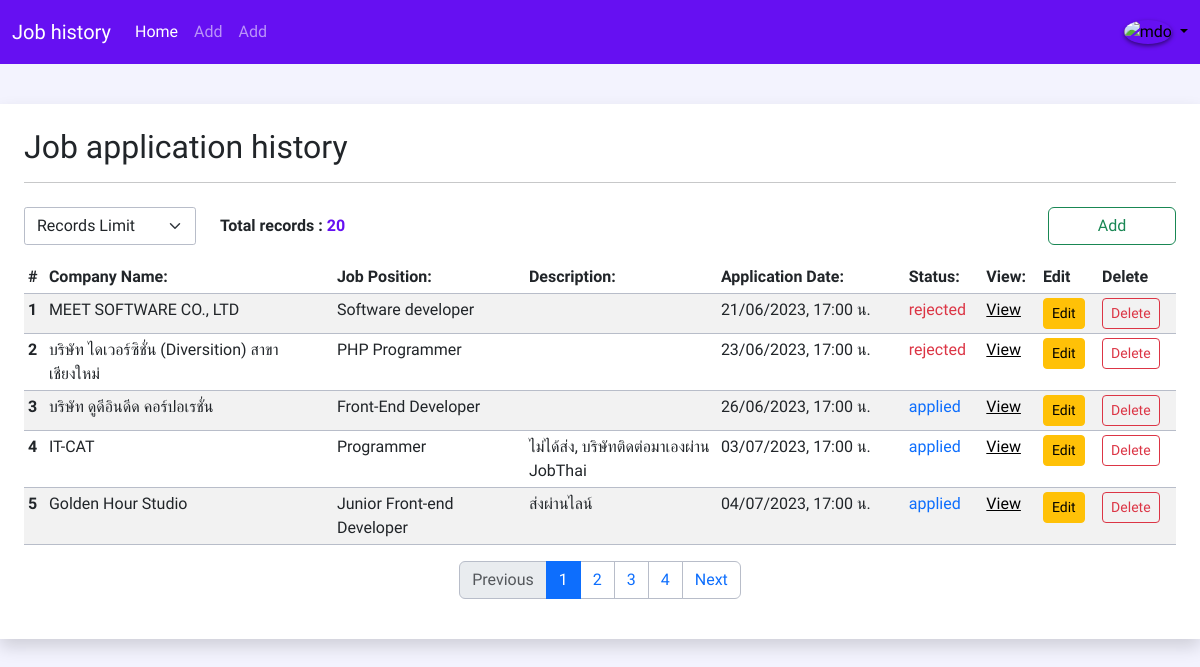
Before: / with the older database file.
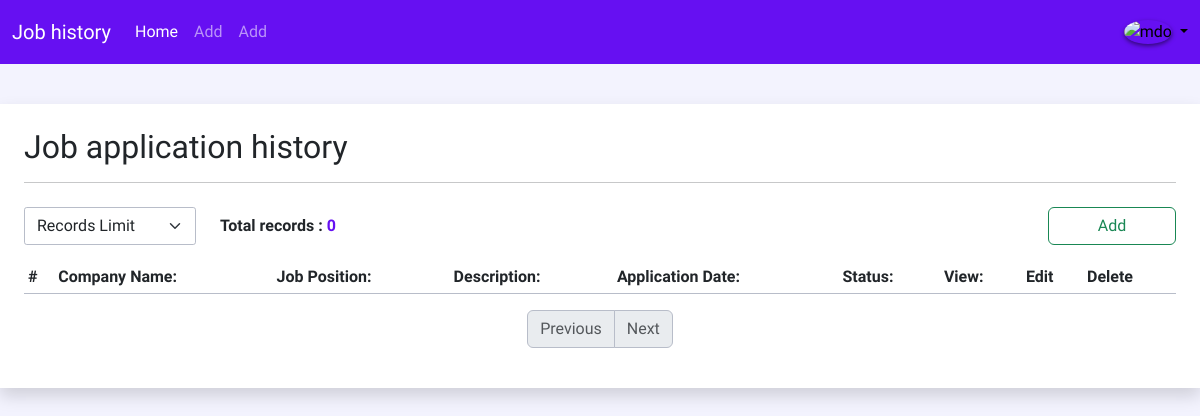
After: the same page with the newer database file.
### tables this page shows
CREATE TABLE `jobhistory` (
  `id` int(11) NOT NULL,
  `company_name` varchar(255) NOT NULL,
  `job_position` varchar(255) NOT NULL,
  `job_salary` varchar(255) DEFAULT NULL,
  `submit_by1` varchar(255) DEFAULT NULL,
  `submit_by2` varchar(255) DEFAULT NULL,
  `submit_by3` varchar(255) DEFAULT NULL,
  `submit_by4` varchar(255) DEFAULT NULL,
  `description` varchar(255) DEFAULT NULL,
  `location` varchar(1023) DEFAULT NULL,
  `address` varchar(255) DEFAULT NULL,
  `link` varchar(255) DEFAULT NULL,
  `application_date` timestamp NOT NULL DEFAULT current_timestamp() ON UPDATE current_timestamp(),
  `job_status` varchar(255) DEFAULT NULL
);

### pagination.php (called while the page is built, shortened)
<?php
require_once('process/config.php');
$limit = isset($_SESSION['records-limit']) ? $_SESSION['records-limit'] : 5;
$page = (isset($_GET['page']) && is_numeric($_GET['page']) ) ? $_GET['page'] : 1;
$paginationStart = ($page - 1) * $limit;
$job_historys = $db->query("SELECT * FROM jobhistory LIMIT $paginationStart, $limit")->fetchAll();
$sql = $db->query("SELECT count(id) AS id FROM jobhistory")->fetchAll();
$allRecrods = $sql[0]['id'];
$totoalPages = ceil($allRecrods / $limit);
$next = $page + 1;
?>

### index.php (the view, shortened to what this page needs)
<?php
require_once('process/config.php');
include('pagination.php');
?>
<!DOCTYPE html>
<html lang="en">
<head>
  <link rel="stylesheet" href="css/bootstrap.min.css">
  <link rel="stylesheet" href="css/styles.css">
</head>
<body>
  <div class="box bg-white shadow px-2 py-3 p-md-4">
    <h2>Job application history</h2>
    <hr class="mb-4">
    <div class="row mb-3">
      <div class="col-2">
        <form action="index.php" method="post">
          <select name="records-limit" id="records-limit" class="form-select custom-select">
            <option disabled selected>Records Limit</option>
          </select>
        </form>
      </div>
      <div class="col-2 d-flex align-items-center">
        <p class="m-0 fw-bold">Total records : <span class="text-indigo"><?php echo $allRecrods; ?></span></p>
      </div>
      <div class="col-8 text-end">
        <a href="create.php" class="btn btn-outline-success" style="width: 8rem;">Add</a>
      </div>
    </div>
    <div class="table-responsive">
      <table class="table table-sm table-striped">
        <thead>
          <tr>
            <th>#</th>
            <th>Company Name:</th>
            <th>Job Position:</th>
            <th>Description:</th>
            <th>Application Date:</th>
            <th>Status:</th>
            <th>View:</th>
            <th>Edit</th>
            <th>Delete</th>
          </tr>
        </thead>
        <tbody>
          <?php foreach ($job_historys as $job_history) : ?>
            <?php $job_history['application_date'] = date("d/m/Y, H:i น.", strtotime($job_history['application_date'])); ?>
            <tr>
              <th class="col" scope="row"><?php echo $job_history['id']; ?></th>
              <td class="col-3"><?php echo $job_history['company_name']; ?></td>
              <td class="col-2"><?php echo $job_history['job_position']; ?></td>
              <td class="col-2"><?php echo $job_history['description']; ?></td>
              <td><?php echo $job_history['application_date']; ?></td>
              <td class="<?php include("color.php"); ?>"><?php echo $job_history["job_status"]; ?></td>
              <td><a href="detail.php?id=<?php echo $job_history['id']; ?>" class="link-body-emphasis">View</a></td>
              <td><a href="edit.php?edit_id=<?php echo $job_history['id']; ?>" class="btn btn-sm btn-warning">Edit</a></td>
              <td><a href="delete.php?delete_id=<?php echo $job_history["id"]; ?>" class="btn btn-sm btn-outline-danger">Delete</a></td>
            </tr>
          <?php endforeach; ?>
        </tbody>
      </table>
      <nav aria-label="Page navigation example mt-5">
        <ul class="pagination justify-content-center">
          <li class="page-item <?php if ($page <= 1) {
                                  echo 'disabled';
                                } ?>">
            <a class="page-link" href="<?php if ($page <= 1) {
                                          echo '#';
                                        } else {
                                          echo "?page=" . $prev;
                                        } ?>">Previous</a>
          </li>
          <?php for ($i = 1; $i <= $totoalPages; $i++) : ?>
            <li class="page-item <?php if ($page == $i) {
                                    echo 'active';
                                  } ?>">
              <a class="page-link" href="index.php?page=<?= $i; ?>"> <?= $i; ?> </a>
            </li>
          <?php endfor; ?>
          <li class="page-item <?php if ($page >= $totoalPages) {
                                  echo 'disabled';
                                } ?>">
            <a class="page-link" href="<?php if ($page >= $totoalPages) {
                                          echo '#';
                                        } else {
                                          echo "?page=" . $next;
                                        } ?>">Next</a>
          </li>
        </ul>
      </nav>
    </div>
  </div>
</body>
</html>

### color.php
<?php
if($job_history["job_status"] == "applied"){
  echo 'text-primary';
}
else if($job_history["job_status"] == "contacted_back"){
  echo 'text-info';
}
else if($job_history["job_status"] == "interviewed"){
  echo 'text-warning';
}
else if($job_history["job_status"] == "rejected"){
  echo 'text-danger';
}
else if($job_history["job_status"] == "hired"){
  echo 'text-success';
} else {
  echo '';
}
?>

### css/styles.css (style rules this page uses)
:root { --bs-border-color: #b8bdc9; --bs-indigo-rgb: #6610f2; --bs-purple-rgb: #6f42c1; --bs-pink-rgb: #e83e8c; }
body { background-color: #f3f3fe; font-family: "Sarabun", sans-serif; font-weight: 300; }
.box { width: 100%; max-width: 1200px; margin: 2.5rem auto; }
.text-indigo { color: #6610f2 !important; }
.bg-indigo { --bs-bg-opacity: 1; background-color: var(--bs-indigo-rgb) !important; }
.navbar { padding-top: 0.75rem; padding-bottom: 0.75rem; }
.form-select { --bs-border-radius: 0.175rem; }
.img-profile { box-shadow: 0 0.125rem 0.25rem rgba(0, 0, 0, 0.5) !important; }

Changed rows visible on the page:
removed jobhistory: id "1", company_name "MEET SOFTWARE CO., LTD", job_position "Software developer", application_date "21/06/2023, 17:00 น.", job_status "rejected"
removed jobhistory: id "2", company_name "บริษัท ไดเวอร์ซิชั่น (Diversition) สาขาเชียงใหม่", job_position "PHP Programmer", application_date "23/06/2023, 17:00 น.", job_status "rejected"
removed jobhistory: id "3", company_name "บริษัท ดูดีอินดีด คอร์ปอเรชั่น", job_position "Front-End Developer", application_date "26/06/2023, 17:00 น.", job_status "applied"
removed jobhistory: id "4", company_name "IT-CAT", job_position "Programmer", description "ไม่ได้ส่ง, บริษัทติดต่อมาเองผ่าน JobThai", application_date "03/07/2023, 17:00 น.", job_status "applied"
removed jobhistory: id "5", company_name "Golden Hour Studio", job_position "Junior Front-end Developer", description "ส่งผ่านไลน์", application_date "04/07/2023, 17:00 น.", job_status "applied"
Other visible differences:
$allRecrods: "20" → "0"
list line gone: "1"
list line gone: "2"
list line gone: "3"
list line gone: "4"
